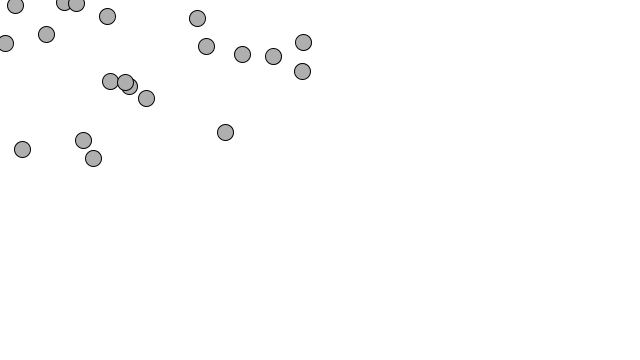
Frame 1 (no input)
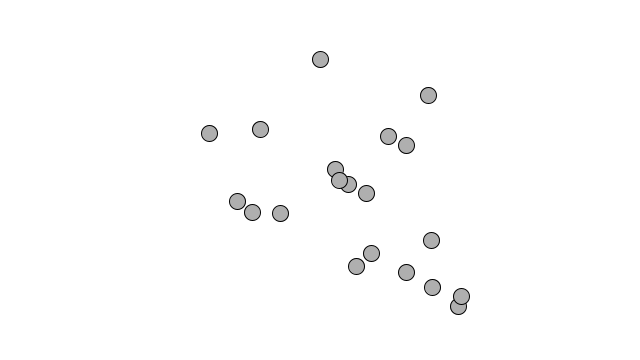
Frame 60 (the mouse pressed at the canvas centre just before this capture)
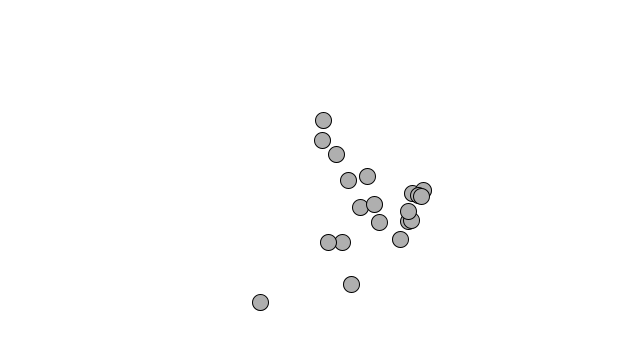
Frame 120 (the mouse held since frame 60 and released just before this capture)

The Processing sketch that drew these frames (run headless with seeded random() and noise(); from frame 60 on, the mouse is pressed at the canvas centre):

// Processing sketch: E_11_AccelerationArray
// ── E_11_AccelerationArray.pde
Mover[] movers = new Mover[20];

void setup()
{
 size(640,360);
 
 for(int i = 0; i < movers.length;i++)
 {
   movers[i] = new Mover();
 }
}

void draw()
{
 background(255);
 
 for(int i = 0; i < movers.length;i++)
 {
   Mover mover = movers[i];
 mover.update();
 mover.checkEdges();
 mover.display();
 }
}

// ── Mover.pde
class Mover
{
 PVector location;
 PVector velocity;
 PVector acceleration;
 
 float topspeed;
 
 Mover()
 {
  location = new PVector(random(width / 2), random(height / 2));
  velocity = new PVector(0,0);
  acceleration = new PVector(0, 0);
  topspeed = 10;
 }
 
 void update()
 {
  PVector mouse = new PVector(mouseX, mouseY);
  PVector dir = PVector.sub(mouse,location);
  
  dir.normalize();
  dir.mult(0.5);
  acceleration = dir;
  
  
   
  velocity.add(acceleration);
  velocity.limit(10);
  location.add(velocity); 
 }
 
 void display()
 {
  stroke(0);
  fill(175);
  ellipse(location.x, location.y,16,16);
 }
 
 void checkEdges()
 {
  if(location.x > width)
  {
   location.x = 0; 
  }
  else if(location.x < 0)
  {
   location.x = width; 
  }
  
  if(location.y > height)
  {
   location.y = 0; 
  }
  else if(location.y < 0)
  {
   location.y = height; 
  }
 }
}
